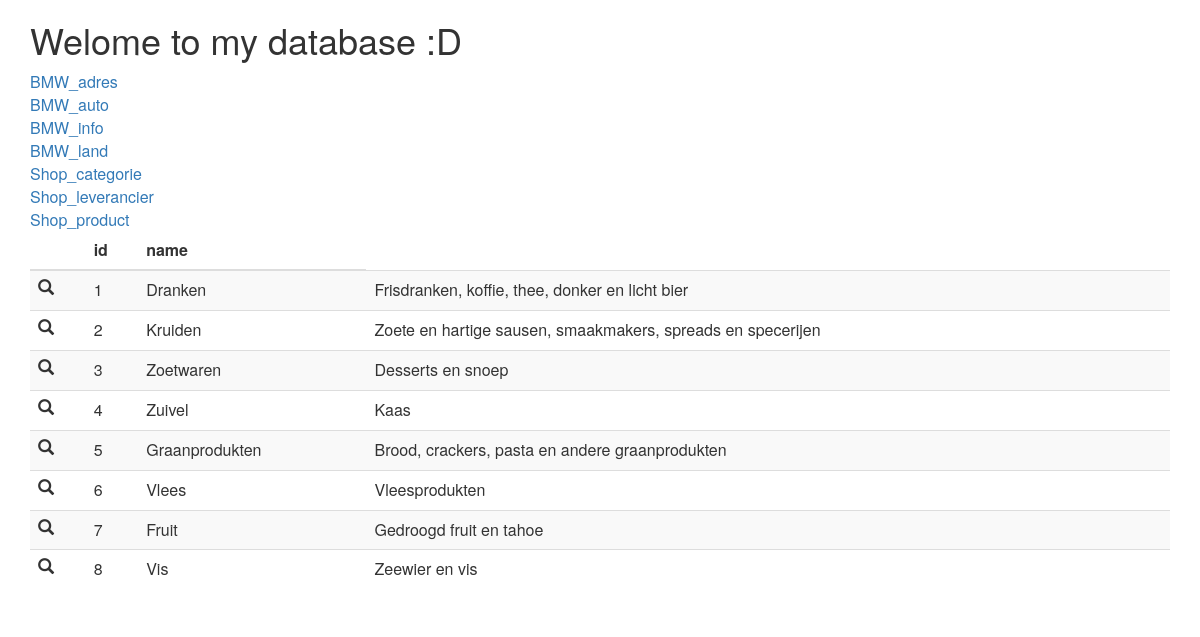
/tabel5.php, run on the app's committed database.
### tables this page shows
CREATE TABLE shop_categorie (
  id int(11) NOT NULL,
  naam varchar(250) NOT NULL,
  beschrijving text );

### www/tabel5.php (the view, shortened to what this page needs)
<html>
 <head>
  <link rel="stylesheet" href="http://maxcdn.bootstrapcdn.com/bootstrap/3.3.6/css/bootstrap.min.css">
</head>
<body>
    <div class="container">
    <?php echo "<h1>Welome to my database :D</h1>"; ?>
			<table>
				<tr><td><a href="/index.php">BMW_adres</a></td></tr>
				<tr><td><a href="/tabel2.php">BMW_auto</a></td></tr>
				<tr><td><a href="/tabel3.php">BMW_info</a></td></tr>
				<tr><td><a href="/tabel4.php">BMW_land</a></td></tr>
				<tr><td><a href="/tabel5.php">Shop_categorie</a></td></tr>
				<tr><td><a href="/tabel6.php">Shop_leverancier</a></td></tr>
				<tr><td><a href="/tabel7.php">Shop_product</a></td></tr>
			</table>
    <?php
    $conn = mysqli_connect('db', 'root', 'R1234-56', "myDB");
    $query = 'SELECT * From shop_categorie';
    $result = mysqli_query($conn, $query);
    echo '<table class="table table-striped">';
    echo '<thead><tr><th></th><th>id</th><th>name</th></tr></thead>';
    while($value = $result->fetch_array(MYSQLI_ASSOC)){
        echo '<tr>';
        echo '<td><span class="glyphicon glyphicon-search"></span></td>';
        foreach($value as $element){
            echo '<td>' . $element . '</td>';
        }
        echo '</tr>';
    }
    echo '</table>';
    ?>
	</div>
</body>
</html>

### data on the page
shop_categorie: id "1", naam "Dranken", beschrijving "Frisdranken, koffie, thee, donker en licht bier"
shop_categorie: id "2", naam "Kruiden", beschrijving "Zoete en hartige sausen, smaakmakers, spreads en specerijen"
shop_categorie: id "3", naam "Zoetwaren", beschrijving "Desserts en snoep"
shop_categorie: id "4", naam "Zuivel", beschrijving "Kaas"
shop_categorie: id "5", naam "Graanprodukten", beschrijving "Brood, crackers, pasta en andere graanprodukten"
shop_categorie: id "6", naam "Vlees", beschrijving "Vleesprodukten"
shop_categorie: id "7", naam "Fruit", beschrijving "Gedroogd fruit en tahoe"
shop_categorie: id "8", naam "Vis", beschrijving "Zeewier en vis"
